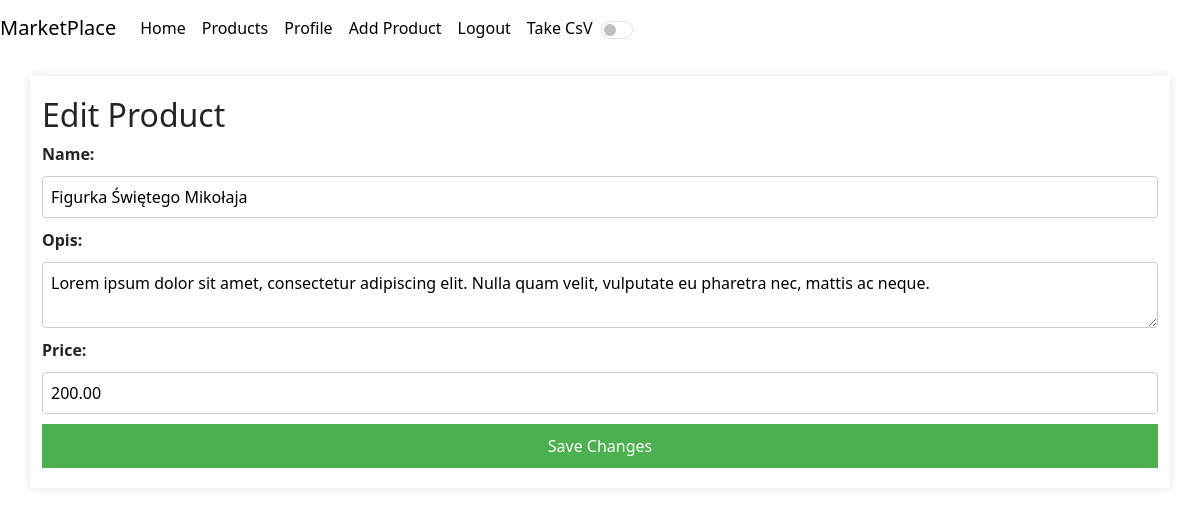
The page /edit_product.php?id=6 (signed in) on the database its author committed.
### tables this page shows
CREATE TABLE `goods` (
  `id` int(11) NOT NULL,
  `user_id` int(11) DEFAULT NULL,
  `name` varchar(255) NOT NULL,
  `price` decimal(10,2) NOT NULL,
  `image` varchar(255) NOT NULL,
  `opis` text DEFAULT NULL,
  `kategoria` varchar(255) DEFAULT 'supermarket',
  `liczba_sztuk` int(11) DEFAULT 12,
  `kraj` varchar(255) DEFAULT 'Polska',
  `kod_pocztowy` varchar(10) DEFAULT '66-400',
  `stan` varchar(50) DEFAULT 'nowy',
  `seller_email` varchar(255) DEFAULT NULL
);

### edit_product.php (the view, shortened to what this page needs)
<?php
$product_id = isset($_GET['id']) ? intval($_GET['id']) : 0;
$pdo = PdoConnect::getInstance()->PDO;
$sql = 'SELECT * FROM goods WHERE id = ? AND user_id = ?';
$stmt = $pdo->prepare($sql);
$stmt->execute([$product_id, $_SESSION['user_id']]);
$product = $stmt->fetch(PDO::FETCH_ASSOC);
?>
<!DOCTYPE html>
<html lang="en">
<head>
    <link rel="stylesheet" href="/MarketTry/static/css/edit.css">
</head>
<body>
<div class="container">
    <h2>Edit Product</h2>
    <form method="post">
        <label for="name">Name:</label>
        <input type="text" id="name" name="name" value="<?= htmlspecialchars($product['name']); ?>" required>
        <label for="opis">Opis:</label>
        <textarea id="opis" name="opis" required><?= htmlspecialchars($product['opis']); ?></textarea>
        <label for="price">Price:</label>
        <input type="text" id="price" name="price" value="<?= htmlspecialchars($product['price']); ?>" required>
        <button type="submit">Save Changes</button>
    </form>
</div>
</body>
</html>

### static/css/edit.css (style rules this page uses)
body { font-family: Arial, sans-serif; background-color: #f4f4f4; color: #333; margin: 0; padding: 0; }
.container { max-width: 800px; margin: 0 auto; padding: 20px; background-color: #fff; box-shadow: 0 0 10px rgba(0, 0, 0, 0.1); margin-top: 20px; }
h2 { color: #333; }
form { display: grid; gap: 10px; }
label { font-weight: bold; }
input, textarea { width: 100%; padding: 8px; box-sizing: border-box; border: 1px solid #ccc; border-radius: 4px; }
button { background-color: #4caf50; color: white; padding: 10px 15px; border: none; border-radius: 4px; cursor: pointer; }

### includes/navbar.css (style rules this page uses)
.navbar { transition: background-color 0.3s, color 0.3s; position: sticky; top: 0; z-index: 1000; }
.navbar-light { background-color: #ffffff !important; color: #000000 !important; }
.navbar-light .navbar-brand, .navbar-light .navbar-nav .nav-link { color: #000000 !important; }
.form-switch { display: flex; align-items: center; }
.form-check-input { margin-right: 5px; }
.navbar-light .navbar-brand, .navbar-light .navbar-nav .nav-link { color: #000000; }

### rows shown on the page
goods: name "Figurka Świętego Mikołaja", opis "Lorem ipsum dolor sit amet, consectetur adipiscing elit. Nulla quam velit, vulputate eu pharetra nec, mattis ac neque.", price "200.00"
